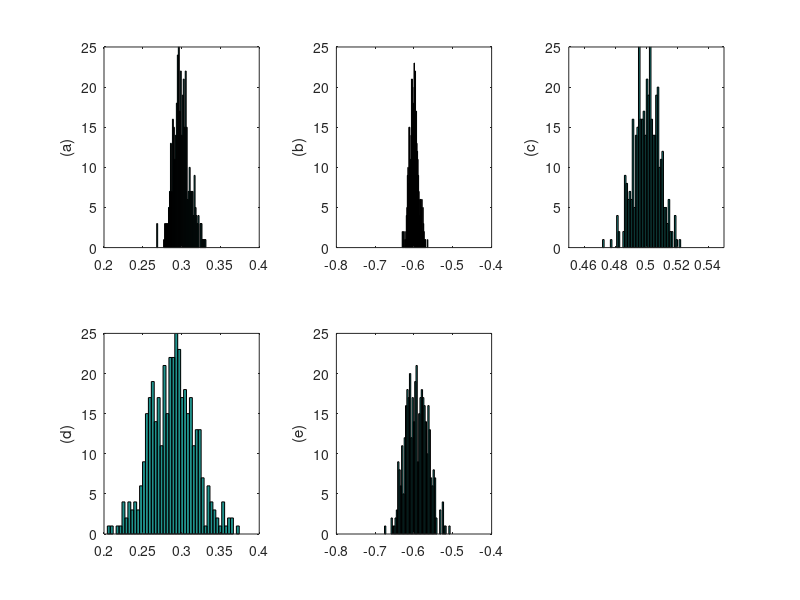
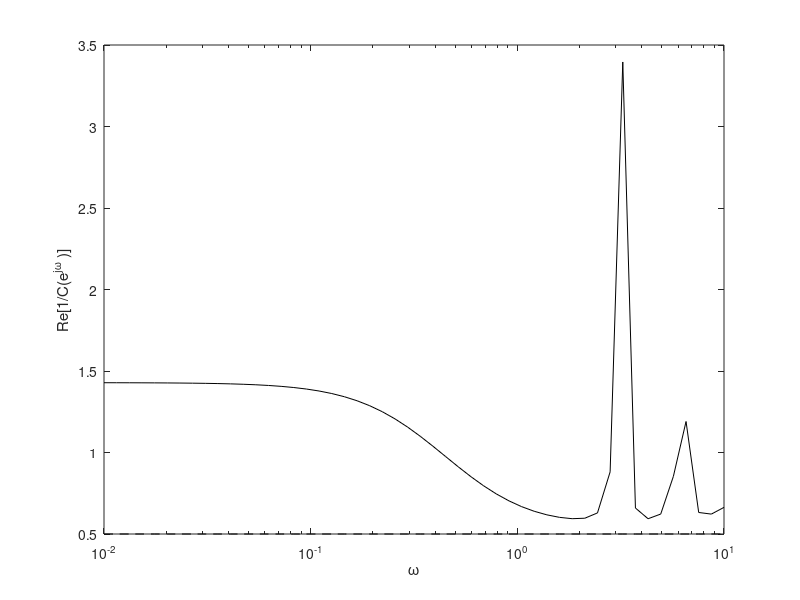

Here is the MATLAB script that generated these plots, in order:
% Gera figura do Exemplo 7.2.8

% LAA 13/05/2014
%%
clear
close all

N=1502;

% inicializacao
xi1=zeros(N,1);
xi2=zeros(N,1);

% condicoes iniciais
y1=zeros(2,1);

% entradas aleatorias
u1=randn(N,1);

% coeficientes do polinomio C
a1=-0.3;
a2=0.6;

for n=1:400
% ruido 
nu=randn(N,1)*0.3;

% sistemas
% sistema que sera usado com erro de observacao em y
for k=3:N
   y1(k) = a1*y1(k-1)+a2*y1(k-2)+ 0.5*u1(k-1);
end;
y1=y1+nu;


% estimacao de parametros
% primeira iteracao, MQ
Psi1=[y1(2:N-1) y1(1:N-2) u1(2:N-1)];
teta1=inv(Psi1'*Psi1)*Psi1'*y1(3:N);
xi1(3:N)=[y1(3:N)-Psi1*teta1];

% parametros estimados por MQ classico
Teta1(n)=teta1(1,end);
Teta2(n)=teta1(2,end);
Teta3(n)=teta1(3,end);

Psi2=[y1(2:N-2) y1(1:N-3) u1(2:N-2) xi1(2:N-2) xi1(1:N-3)];
teta2=inv(Psi2'*Psi2)*Psi2'*y1(3:N-1);
xi2(3:N-1)=y1(3:N-1)-Psi2*teta2;
%xi2=xi2';

for k=1:10
    Psi3=[y1(2:N-3-k) y1(1:N-4-k) u1(2:N-3-k) xi2(2:N-3-k) xi2(1:N-4-k)];
    teta3(:,k)=inv(Psi3'*Psi3)*Psi3'*y1(3:N-2-k);
    xi2(3:N-2-k)=y1(3:N-2-k)-Psi3*teta3(:,k);
end;

% parametros estimados por EMQ
Teta1(n)=teta3(1,end);
Teta2(n)=teta3(2,end);
Teta3(n)=teta3(3,end);
Teta4(n)=teta3(4,end);
Teta5(n)=teta3(5,end);
end

figure(1)
subplot(231)
set(gca,'FontSize',14)
hist(-Teta1,50)
axis([0.2 0.4 0 25])
ylabel('(a)');
subplot(232)
set(gca,'FontSize',14)
hist(-Teta2,50)
axis([-0.8 -0.4 0 25])
ylabel('(b)');
subplot(233)
set(gca,'FontSize',14)
hist(Teta3,50)
axis([0.45 0.55 0 25])
ylabel('(c)');
subplot(234)
set(gca,'FontSize',14)
hist(Teta4,50)
axis([0.2 0.4 0 25])
ylabel('(d)');
subplot(235)
set(gca,'FontSize',14)
hist(Teta5,50)
axis([-0.8 -0.4 0 25])
ylabel('(e)');


%%
% Verificacao da condicao de "positividade real" Eq. 7.17

% vetor de frequencias
w=logspace(-2,1);
% polinomio C
c1=-a1;
c2=-a2;
Cw=1+c1*exp(j.*w)+c2*exp(j*2.*w);
% teste
figure(2)
set(gca,'FontSize',14)
semilogx(w,real(1./Cw),'k',w,0.5*ones(size(w)),'k--');
xlabel('\omega')
ylabel('Re[1/C(e^{j\omega} )]');


